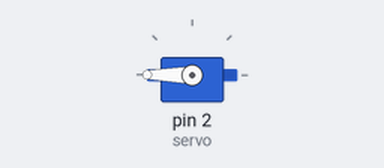
A sketch run on a simulated Arduino Uno, built with avr-gcc and run on an emulated ATmega328P. Parts: servo.

Above: at 0.05 s.
Timing chart, 0 to 4.6 s (numbered marks = the images above):
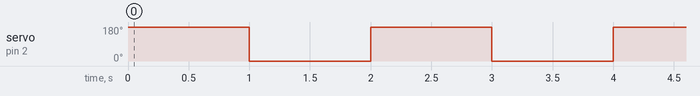

Measured:
- by itself, servo on pin 2 (servo): alternates 180° for 1.0 s and 0° for 1.0 s

The sketch:

Servo_Muter_Balik.ino
```cpp
// Servo muter balik

#include <Servo.h>

Servo servo;

void setup() {
  servo.attach(2); // 2 = D4
}

void loop() {
  servo.write(180);
  delay(1000);
  servo.write(0);
  delay(1000);
}
```
